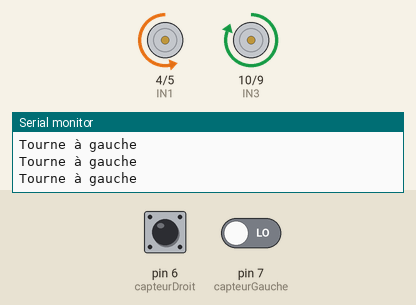
This sketch was run on a simulated Arduino Uno, built with avr-gcc and run on an emulated ATmega328P. Parts: motor-driver pin pairs drawn as motors (green arrow = first pin HIGH = forward, orange = second pin HIGH = backward, longer = more drive, scaled by the enable pin), the last lines printed to the serial monitor. Inputs (shaded band) come from the test bench; at power-on: pin 7 (capteurGauche) LOW, pin 6 (capteurDroit) HIGH.

Above: at 1.2 s.
1.3 s: pin 7 (capteurGauche) driven HIGH
At 1.7 s:
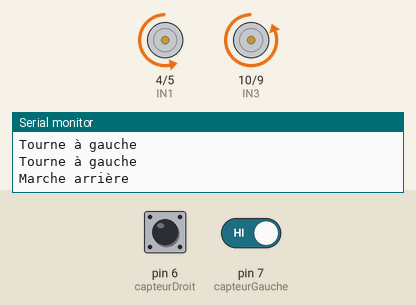
4.3 s: pin 6 (capteurDroit) driven LOW
At 6.2 s:
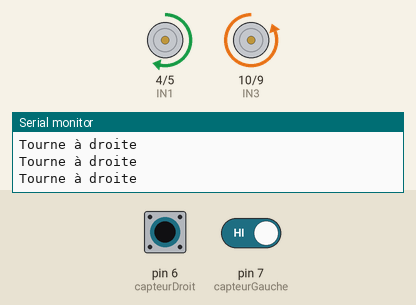
7.3 s: pin 6 (capteurDroit) driven HIGH
At 9.35 s:
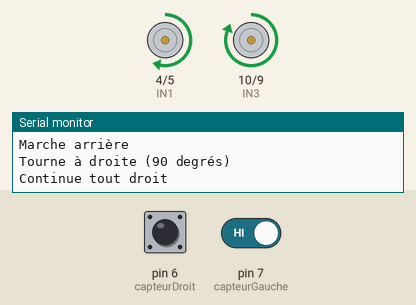
10.3 s: pin 7 (capteurGauche) driven LOW
At 11.2 s:
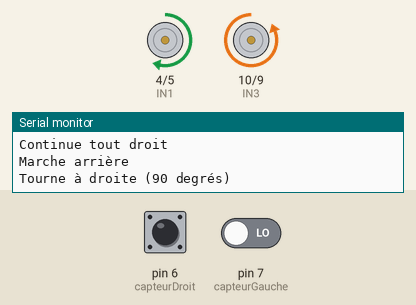
13.0 s: pin 6 (capteurDroit) pulsed LOW 5 times (0.12 s each, 0.3 s apart)
At 13.11 s:
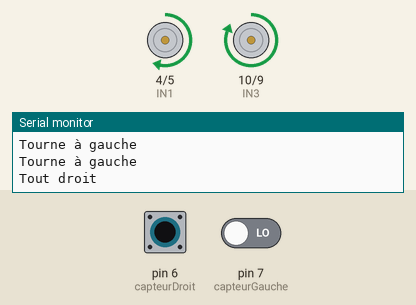
Timing chart, 0 to 16.0 s (numbered marks = the images above; inputs shaded):
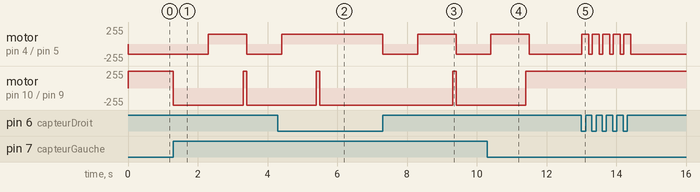

Measured:
- after the input at 1.3 s, motor on pin 4 (IN1) / pin 5 (IN2): backward 150/255 → forward 150/255 after 1.0 s, → backward 150/255 1.1 s later; motor on pin 10 (IN3) / pin 9 (IN4): forward 255/255 → backward 255/255 at once, → forward 255/255 2.0 s later, → backward 255/255 0.10 s later
- after the input at 4.3 s, motor on pin 4 (IN1) / pin 5 (IN2): goes on until 4.4 s, then stays forward 150/255
- after the input at 7.3 s, motor on pin 4 (IN1) / pin 5 (IN2): forward 150/255 → backward 150/255 at once, → forward 150/255 1.0 s later, → backward 150/255 1.1 s later; motor on pin 10 (IN3) / pin 9 (IN4): backward 255/255 → forward 255/255 after 2.0 s, → backward 255/255 0.10 s later
- after the input at 10.3 s, motor on pin 4 (IN1) / pin 5 (IN2): goes on until 11.5 s, then stays backward 150/255; motor on pin 10 (IN3) / pin 9 (IN4): goes on until 11.4 s, then stays forward 255/255
- after the input at 13.0 s, motor on pin 4 (IN1) / pin 5 (IN2): alternates forward 150/255 for 0.20 s and backward 150/255 for 0.10 s, 10 changes in all, then stays backward 150/255, starting at once

The sketch:

Moteurs.ino
```cpp
// Moteur Droite
int ENB = 8;
int IN4 = 9;  // arrière
int IN3 = 10; // avant

// Moteur Gauche
int ENA = 3;
int IN1 = 4;  // avant
int IN2 = 5;  // arrière

// Déclaration des broches pour les capteurs infrarouges
const int capteurGauche = 7;
const int capteurDroit = 6;

void setup() {
  // Initialisation des broches en tant qu'entrées
  pinMode(IN4, OUTPUT);
  pinMode(IN3, OUTPUT);
  pinMode(IN1, OUTPUT);
  pinMode(IN2, OUTPUT);

  digitalWrite(IN4, LOW);
  digitalWrite(IN3, HIGH);
  digitalWrite(IN1, HIGH);
  digitalWrite(IN2, LOW);

  // Gestion de la vitesse des moteurs
  analogWrite(ENB, 150);
  analogWrite(ENA, 150);

  // Initialisation des broches en tant qu'entrées
  pinMode(capteurGauche, INPUT);
  pinMode(capteurDroit, INPUT);

  // Démarrage de la communication série pour afficher les résultats
  Serial.begin(9600);
}

void loop() {
  // Lecture des valeurs des capteurs infrarouges
  int valeurGauche = digitalRead(capteurGauche);
  int valeurDroit = digitalRead(capteurDroit);

  // Vérification des valeurs des capteurs et affichage du résultat
  if (valeurGauche == HIGH && valeurDroit == LOW) {
    Serial.println("Tourne à droite");
    tournerDroite();
  } else if (valeurGauche == LOW && valeurDroit == HIGH) {
    Serial.println("Tourne à gauche");
    tournerGauche();
  } else if (valeurGauche == HIGH && valeurDroit == HIGH) {
    Serial.println("Marche arrière");
    reculer();
    delay(1000);  // Adjust the delay to approximate a 90-degree turn
    arreter();    // Stop the robot after turning
    Serial.println("Tourne à droite (90 degrés)");
    tournerDroite();
    delay(1000);  // Adjust the delay to control the turn duration
    arreter();    // Stop turning
    Serial.println("Continue tout droit");
    avancer();
  } else {
    Serial.println("Tout droit");
    avancer();
  }

  // Attente pour éviter un rafraîchissement trop rapide
  delay(100);
}

void reculer() {
  digitalWrite(IN1, LOW);
  digitalWrite(IN2, HIGH);
  digitalWrite(IN3, LOW);
  digitalWrite(IN4, HIGH);
}

void arreter() {
  digitalWrite(IN1, LOW);
  digitalWrite(IN2, LOW);
  digitalWrite(IN3, LOW);
  digitalWrite(IN4, LOW);
}


void avancer() {
  digitalWrite(IN1, HIGH);
  digitalWrite(IN2, LOW);
  digitalWrite(IN3, HIGH);
  digitalWrite(IN4, LOW);
}

void tournerDroite() {
  digitalWrite(IN1, HIGH);
  digitalWrite(IN2, LOW);
  digitalWrite(IN3, LOW);
  digitalWrite(IN4, HIGH);
}

void tournerGauche() {
  digitalWrite(IN1, LOW);
  digitalWrite(IN2, HIGH);
  digitalWrite(IN3, HIGH);
  digitalWrite(IN4, LOW);
}
```
